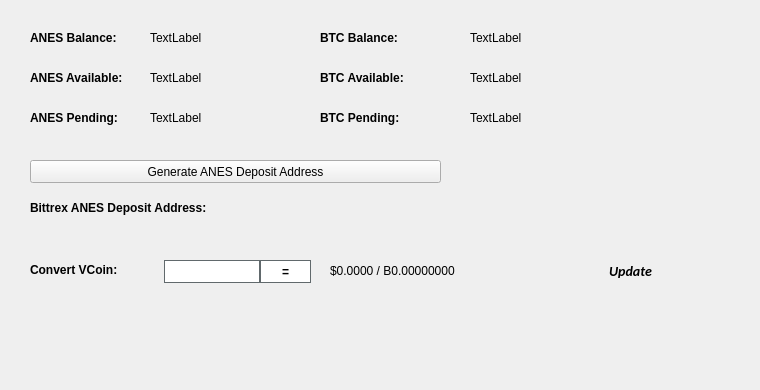
   <widget class="QWidget" name="BalanceTab">
    <attribute name="title">
     <string>Balance</string>
    </attribute>
    <widget class="QLabel" name="BitcoinBalanceLabel">
     <property name="geometry">
      <rect>
       <x>470</x>
       <y>30</y>
       <width>150</width>
       <height>16</height>
      </rect>
     </property>
     <property name="text">
      <string>TextLabel</string>
     </property>
    </widget>
    <widget class="QLabel" name="ANESBalanceLabel">
     <property name="geometry">
      <rect>
       <x>150</x>
       <y>30</y>
       <width>150</width>
       <height>16</height>
      </rect>
     </property>
     <property name="text">
      <string>TextLabel</string>
     </property>
    </widget>
    <widget class="QLabel" name="label_11">
     <property name="geometry">
      <rect>
       <x>30</x>
       <y>30</y>
       <width>101</width>
       <height>16</height>
      </rect>
     </property>
     <property name="font">
      <font>
       <weight>75</weight>
       <bold>true</bold>
      </font>
     </property>
     <property name="text">
      <string>ANES Balance:</string>
     </property>
    </widget>
    <widget class="QLabel" name="label_12">
     <property name="geometry">
      <rect>
       <x>320</x>
       <y>30</y>
       <width>101</width>
       <height>16</height>
      </rect>
     </property>
     <property name="font">
      <font>
       <weight>75</weight>
       <bold>true</bold>
      </font>
     </property>
     <property name="text">
      <string>BTC Balance:</string>
     </property>
    </widget>
    <widget class="QLabel" name="ANESAvailableLabel_2">
     <property name="geometry">
      <rect>
       <x>150</x>
       <y>70</y>
       <width>150</width>
       <height>16</height>
      </rect>
     </property>
     <property name="text">
      <string>TextLabel</string>
     </property>
    </widget>
    <widget class="QLabel" name="label_13">
     <property name="geometry">
      <rect>
       <x>30</x>
       <y>70</y>
       <width>111</width>
       <height>16</height>
      </rect>
     </property>
     <property name="font">
      <font>
       <weight>75</weight>
       <bold>true</bold>
      </font>
     </property>
     <property name="text">
      <string>ANES Available:</string>
     </property>
    </widget>
    <widget class="QLabel" name="label_14">
     <property name="geometry">
      <rect>
       <x>30</x>
       <y>110</y>
       <width>101</width>
       <height>16</height>
      </rect>
     </property>
     <property name="font">
      <font>
       <weight>75</weight>
       <bold>true</bold>
      </font>
     </property>
     <property name="text">
      <string>ANES Pending:</string>
     </property>
    </widget>
    <widget class="QLabel" name="ANESPendingLabel">
     <property name="geometry">
      <rect>
       <x>150</x>
       <y>110</y>
       <width>150</width>
       <height>16</height>
      </rect>
     </property>
     <property name="text">
      <string>TextLabel</string>
     </property>
    </widget>
    <widget class="QLabel" name="label_15">
     <property name="geometry">
      <rect>
       <x>320</x>
       <y>70</y>
       <width>111</width>
       <height>16</height>
      </rect>
     </property>
     <property name="font">
      <font>
       <weight>75</weight>
       <bold>true</bold>
      </font>
     </property>
     <property name="text">
      <string>BTC Available:</string>
     </property>
    </widget>
    <widget class="QLabel" name="BitcoinAvailableLabel">
     <property name="geometry">
      <rect>
       <x>470</x>
       <y>70</y>
       <width>150</width>
       <height>16</height>
      </rect>
     </property>
     <property name="text">
      <string>TextLabel</string>
     </property>
    </widget>
    <widget class="QLabel" name="label_31">
     <property name="geometry">
      <rect>
       <x>320</x>
       <y>110</y>
       <width>111</width>
       <height>16</height>
      </rect>
     </property>
     <property name="font">
      <font>
       <weight>75</weight>
       <bold>true</bold>
      </font>
     </property>
     <property name="text">
      <string>BTC Pending:</string>
     </property>
    </widget>
    <widget class="QLabel" name="BitcoinPendingLabel">
     <property name="geometry">
      <rect>
       <x>470</x>
       <y>110</y>
       <width>150</width>
       <height>16</height>
      </rect>
     </property>
     <property name="text">
      <string>TextLabel</string>
     </property>
    </widget>
    <widget class="QLabel" name="label_33">
     <property name="geometry">
      <rect>
       <x>30</x>
       <y>200</y>
       <width>221</width>
       <height>16</height>
      </rect>
     </property>
     <property name="font">
      <font>
       <weight>75</weight>
       <bold>true</bold>
      </font>
     </property>
     <property name="text">
      <string>Bittrex ANES Deposit Address:</string>
     </property>
    </widget>
    <widget class="QPushButton" name="GenDepositBTN">
     <property name="geometry">
      <rect>
       <x>30</x>
       <y>160</y>
       <width>411</width>
       <height>23</height>
      </rect>
     </property>
     <property name="text">
      <string>Generate ANES Deposit Address</string>
     </property>
     <property name="icon">
      <iconset resource="../anes.qrc">
       <normaloff>:/icons/bitcoin</normaloff>:/icons/bitcoin</iconset>
     </property>
    </widget>
    <widget class="QLabel" name="DepositAddressLabel">
     <property name="geometry">
      <rect>
       <x>200</x>
       <y>200</y>
       <width>261</width>
       <height>16</height>
      </rect>
     </property>
     <property name="palette">
      <palette>
       <active>
        <colorrole role="WindowText">
         <brush brushstyle="SolidPattern">
          <color alpha="255">
           <red>0</red>
           <green>0</green>
           <blue>0</blue>
          </color>
         </brush>
        </colorrole>
        <colorrole role="Text">
         <brush brushstyle="SolidPattern">
          <color alpha="255">
           <red>0</red>
           <green>0</green>
           <blue>255</blue>
          </color>
         </brush>
        </colorrole>
       </active>
       <inactive>
        <colorrole role="WindowText">
         <brush brushstyle="SolidPattern">
          <color alpha="255">
           <red>0</red>
           <green>0</green>
           <blue>0</blue>
          </color>
         </brush>
        </colorrole>
        <colorrole role="Text">
         <brush brushstyle="SolidPattern">
          <color alpha="255">
           <red>0</red>
           <green>0</green>
           <blue>255</blue>
          </color>
         </brush>
        </colorrole>
       </inactive>
       <disabled>
        <colorrole role="WindowText">
         <brush brushstyle="SolidPattern">
          <color alpha="255">
           <red>120</red>
           <green>120</green>
           <blue>120</blue>
          </color>
         </brush>
        </colorrole>
        <colorrole role="Text">
         <brush brushstyle="SolidPattern">
          <color alpha="255">
           <red>120</red>
           <green>120</green>
           <blue>120</blue>
          </color>
         </brush>
        </colorrole>
       </disabled>
      </palette>
     </property>
     <property name="font">
      <font>
       <weight>75</weight>
       <bold>true</bold>
      </font>
     </property>
     <property name="text">
      <string/>
     </property>
     <property name="alignment">
      <set>Qt::AlignRight|Qt::AlignTrailing|Qt::AlignVCenter</set>
     </property>
     <property name="textInteractionFlags">
      <set>Qt::LinksAccessibleByMouse|Qt::TextSelectableByKeyboard|Qt::TextSelectableByMouse</set>
     </property>
    </widget>
    <widget class="QLabel" name="label_8">
     <property name="geometry">
      <rect>
       <x>460</x>
       <y>300</y>
       <width>281</width>
       <height>81</height>
      </rect>
     </property>
     <property name="text">
      <string/>
     </property>
     <property name="pixmap">
      <pixmap>:/images/bittrex</pixmap>
     </property>
    </widget>
    <widget class="QWidget" name="widgetConversion" native="true">
     <property name="geometry">
      <rect>
       <x>0</x>
       <y>250</y>
       <width>751</width>
       <height>43</height>
      </rect>
     </property>
     <property name="minimumSize">
      <size>
       <width>0</width>
       <height>43</height>
      </size>
     </property>
     <property name="styleSheet">
      <string notr="true"/>
     </property>
     <widget class="QPushButton" name="btnUpdateMarketData">
      <property name="geometry">
       <rect>
        <x>575</x>
        <y>0</y>
        <width>111</width>
        <height>41</height>
       </rect>
      </property>
      <property name="sizePolicy">
       <sizepolicy hsizetype="Expanding" vsizetype="Expanding">
        <horstretch>0</horstretch>
        <verstretch>0</verstretch>
       </sizepolicy>
      </property>
      <property name="font">
       <font>
        <family>calibri</family>
        <pointsize>-1</pointsize>
        <weight>75</weight>
        <italic>true</italic>
        <bold>true</bold>
       </font>
      </property>
      <property name="styleSheet">
       <string notr="true">margin:0px;text-align:center;padding:2px;border-radius:3px;font-style:italic;width:100px;font-size:14px;font-family:calibri;font-weight:600;</string>
      </property>
      <property name="text">
       <string>Update</string>
      </property>
      <property name="iconSize">
       <size>
        <width>150</width>
        <height>35</height>
       </size>
      </property>
      <property name="autoDefault">
       <bool>true</bool>
      </property>
      <property name="default">
       <bool>true</bool>
      </property>
     </widget>
     <widget class="QLabel" name="lblConvertVCoin">
      <property name="geometry">
       <rect>
        <x>30</x>
        <y>10</y>
        <width>131</width>
        <height>20</height>
       </rect>
      </property>
      <property name="styleSheet">
       <string notr="true"/>
      </property>
      <property name="text">
       <string>&lt;html&gt;&lt;head/&gt;&lt;body&gt;&lt;p&gt;&lt;span style=&quot; font-weight:600;&quot;&gt;Convert VCoin:&lt;/span&gt;&lt;/p&gt;&lt;/body&gt;&lt;/html&gt;</string>
      </property>
     </widget>
     <widget class="QLineEdit" name="txtConvertVCoinQty">
      <property name="geometry">
       <rect>
        <x>160</x>
        <y>10</y>
        <width>100</width>
        <height>23</height>
       </rect>
      </property>
      <property name="minimumSize">
       <size>
        <width>100</width>
        <height>23</height>
       </size>
      </property>
      <property name="maximumSize">
       <size>
        <width>100</width>
        <height>16777215</height>
       </size>
      </property>
      <property name="styleSheet">
       <string notr="true">border: 1px solid #61696c;margin-left:4px;</string>
      </property>
     </widget>
     <widget class="QPushButton" name="btnConvertANES">
      <property name="geometry">
       <rect>
        <x>260</x>
        <y>10</y>
        <width>51</width>
        <height>23</height>
       </rect>
      </property>
      <property name="minimumSize">
       <size>
        <width>0</width>
        <height>23</height>
       </size>
      </property>
      <property name="styleSheet">
       <string notr="true">border:1px solid #61696c;background:white;font-weight:600;</string>
      </property>
      <property name="text">
       <string>=</string>
      </property>
     </widget>
     <widget class="QLabel" name="lblConvertVCoinResults">
      <property name="geometry">
       <rect>
        <x>330</x>
        <y>0</y>
        <width>201</width>
        <height>41</height>
       </rect>
      </property>
      <property name="styleSheet">
       <string notr="true"/>
      </property>
      <property name="text">
       <string>$0.0000 / B0.00000000</string>
      </property>
     </widget>
     <widget class="QLabel" name="iconOverviewUpdateWait">
      <property name="geometry">
       <rect>
        <x>670</x>
        <y>10</y>
        <width>24</width>
        <height>24</height>
       </rect>
      </property>
      <property name="text">
       <string/>
      </property>
      <property name="pixmap">
       <pixmap resource="../anes.qrc">:/icons/transaction_1</pixmap>
      </property>
      <property name="scaledContents">
       <bool>true</bool>
      </property>
      <property name="alignment">
       <set>Qt::AlignCenter</set>
      </property>
     </widget>
    </widget>
   </widget>
